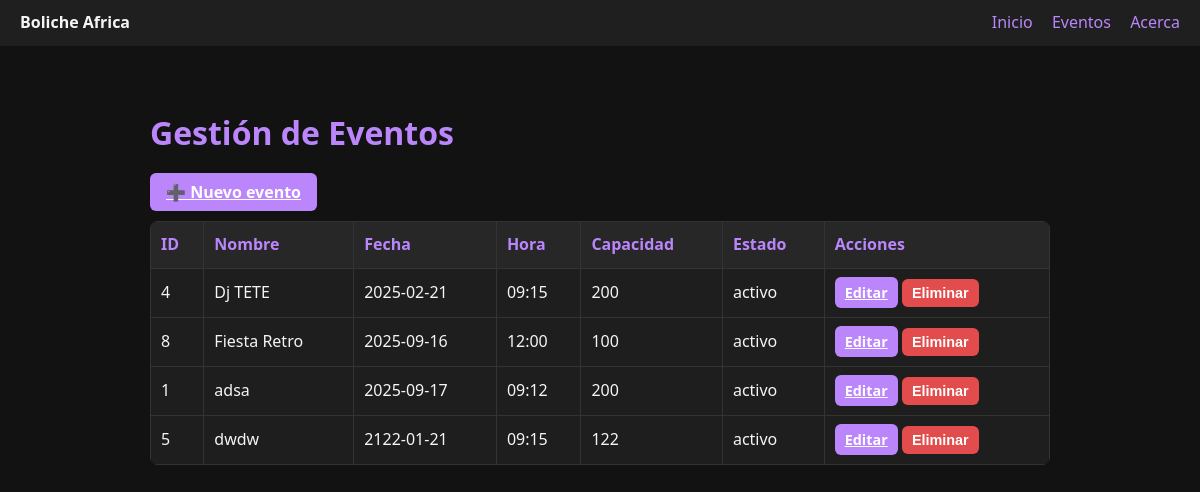
Before: /eventos with the older database file.
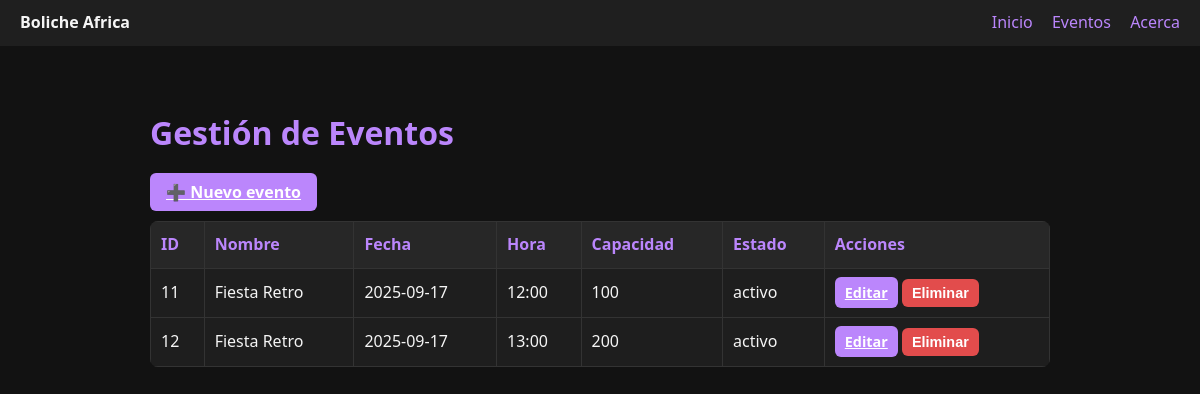
After: the same page with the newer database file.
### tables this page shows
CREATE TABLE events (
            id INTEGER PRIMARY KEY AUTOINCREMENT,
            nombre TEXT NOT NULL,
            fecha TEXT NOT NULL,    -- YYYY-MM-DD
            hora  TEXT NOT NULL,    -- HH:MM
            dj TEXT,
            precio_base REAL DEFAULT 0,
            capacidad INTEGER DEFAULT 0,
            estado TEXT DEFAULT 'Programado'  -- Programado|En curso|Cerrado
        );

### app.py (the view)
@app.route("/eventos")
def eventos():
    eventos = fetch_all_events()
    return render_template("eventos.html", eventos=eventos)

### app.py (called while the page is built)
@app.context_processor
def inject_globals():
    return dict(APP_NAME=APP_NAME, evento_es_hoy=evento_es_hoy)

### db.py (called while the page is built)
def get_conn():
    conn = sqlite3.connect(DB_PATH, timeout=10)
    conn.row_factory = sqlite3.Row
    conn.execute("PRAGMA journal_mode=WAL;")
    conn.execute("PRAGMA foreign_keys=ON;")
    return conn

def fetch_all_events():
    with get_conn() as conn:
        cur = conn.execute("""
            SELECT id, nombre, fecha, hora, capacidad, estado
            FROM events
            ORDER BY date(fecha) ASC, time(hora) ASC, id ASC
        """)
        return [dict(r) for r in cur.fetchall()]

### templates/eventos.html (shortened to what this page needs)
<!doctype html>
<html lang="es">
<head>
  <link rel="stylesheet" href="{{ url_for('static', filename='css/app.css') }}">
</head>
<body>
  <nav>
    <div><strong>{{ APP_NAME }}</strong></div>
    <div>
      <a href="{{ url_for('dashboard') }}">Inicio</a>
      <a href="{{ url_for('eventos') }}">Eventos</a>
      <a href="{{ url_for('acerca') }}">Acerca</a>
    </div>
  </nav>
  <main class="container">
    <h1>Gestión de Eventos</h1>
    <p>
      <a href="{{ url_for('nuevo_evento') }}" class="btn">➕ Nuevo evento</a>
    </p>
    {% if eventos %}
      <table>
        <thead>
          <tr>
            <th>ID</th>
            <th>Nombre</th>
            <th>Fecha</th>
            <th>Hora</th>
            <th>Capacidad</th>
            <th>Estado</th>
            <th>Acciones</th>
          </tr>
        </thead>
        <tbody>
        {% for e in eventos %}
          <tr>
            <td>{{ e['id'] }}</td>
            <td>{{ e['nombre'] }}</td>
            <td>{{ e['fecha'] }}</td>
            <td>{{ e['hora'] or '-' }}</td>
            <td>{{ e['capacidad'] }}</td>
            <td>{{ e['estado'] }}</td>
            <td>
              <a class="btn btn-sm" href="{{ url_for('editar_evento', event_id=e['id']) }}">Editar</a>
              <form action="{{ url_for('borrar_evento', event_id=e['id']) }}" method="post" style="display:inline" onsubmit="return confirm('¿Eliminar este evento?');">
                <button class="btn btn-danger btn-sm" type="submit">Eliminar</button>
              </form>
            </td>
          </tr>
        {% endfor %}
        </tbody>
      </table>
    {% else %}
      <p>No hay eventos registrados todavía.</p>
    {% endif %}
  </main>
</body>
</html>

Changed rows visible on the page:
removed events: id "4", nombre "Dj TETE", fecha "2025-02-21", hora "09:15", capacidad "200", estado "activo"
removed events: id "8", nombre "Fiesta Retro", fecha "2025-09-16", hora "12:00", capacidad "100", estado "activo"
removed events: id "1", nombre "adsa", fecha "2025-09-17", hora "09:12", capacidad "200", estado "activo"
removed events: id "5", nombre "dwdw", fecha "2122-01-21", hora "09:15", capacidad "122", estado "activo"
added events: id "11", nombre "Fiesta Retro", fecha "2025-09-17", hora "12:00", capacidad "100", estado "activo"
added events: id "12", nombre "Fiesta Retro", fecha "2025-09-17", hora "13:00", capacidad "200", estado "activo"
